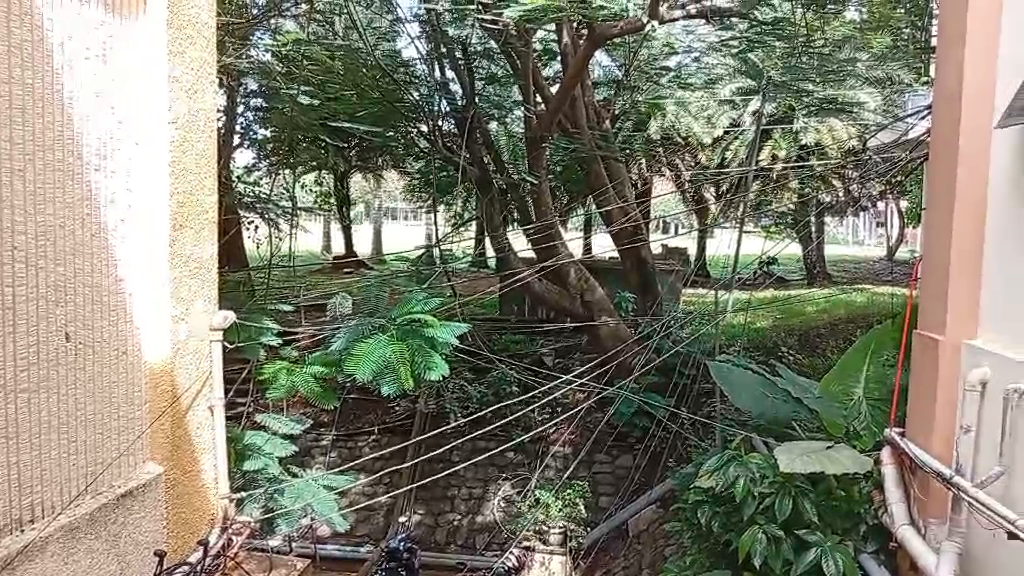
#> input picture frame 38 of CarlaJaneLagan-FinalExer2/my_test_video.mp4, 1024 x 576 px
$ python CarlaJaneLagan_Exer2.py
#> lines starting #> are read from the running program, lines starting #| are printed output that depends on the picture
import cv2
import numpy as np

def apply_moving_blur(input_path, output_path_hard, output_path_blend, kernel_size=21, blur_region_width=100):
#> called with input_path = 'my_test_video.mp4', output_path_hard = 'transformed_video_exer2.mp4', output_path_blend = 'transformed_video_exer2_smooth.mp4', kernel_size = 21, blur_region_width = 100
    cap = cv2.VideoCapture(input_path)
    if not cap.isOpened():
        print(f"Error: Cannot open {input_path}")
        return

    fps = cap.get(cv2.CAP_PROP_FPS)
    width = int(cap.get(cv2.CAP_PROP_FRAME_WIDTH))
    height = int(cap.get(cv2.CAP_PROP_FRAME_HEIGHT))
    total_frames = int(cap.get(cv2.CAP_PROP_FRAME_COUNT))

    fourcc = cv2.VideoWriter_fourcc(*'mp4v')
    out_hard = cv2.VideoWriter(output_path_hard, fourcc, fps, (width, height))
    out_blend = cv2.VideoWriter(output_path_blend, fourcc, fps, (width, height))

    for frame_idx in range(total_frames):
        ret, frame = cap.read()
        if not ret:
            break

        progress = frame_idx / total_frames
        cx = int(progress * width)

        half_w = blur_region_width // 2
        x_start = max(0, cx - half_w)
        x_end = min(width, cx + half_w)
        region_slice = slice(x_start, x_end)

        blurred = cv2.blur(frame, (kernel_size, kernel_size))

        # --- HARD CUT VERSION ---
        output_hard = frame.copy()
        output_hard[:, region_slice] = blurred[:, region_slice]
        out_hard.write(output_hard)

        # --- SMOOTH BLEND VERSION ---
        output_blend = frame.copy()
        alpha = np.zeros((height, x_end - x_start, 1), dtype=np.float32)
        for x in range(x_end - x_start):
            rel_x = x / (x_end - x_start)
            alpha[:, x, 0] = np.sin(rel_x * np.pi)  # sine from 0 to 1 to 0
        alpha = np.clip(alpha, 0, 1)
        alpha_3ch = np.repeat(alpha, 3, axis=2)

        blended = (blurred[:, region_slice] * alpha_3ch + frame[:, region_slice] * (1 - alpha_3ch)).astype(np.uint8)
        output_blend[:, region_slice] = blended
        out_blend.write(output_blend)
#> this loop made 31 passes
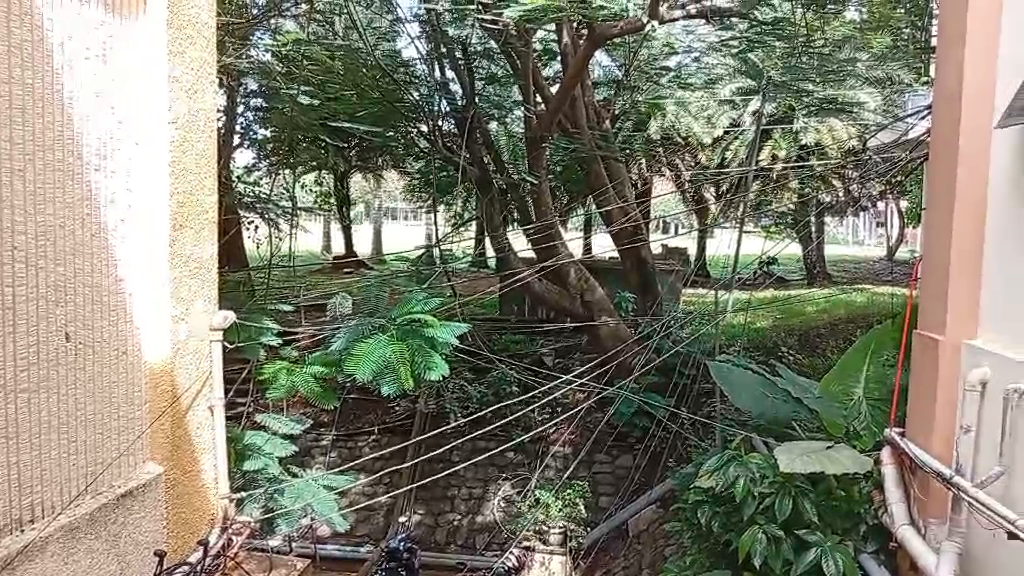
#> input picture frame 38 of CarlaJaneLagan-FinalExer2/my_test_video.mp4, 1024 x 576 px
#> pass 1, in apply_moving_blur, `blurred = cv2.blur(frame, (kernel_size, kernel_size))`:
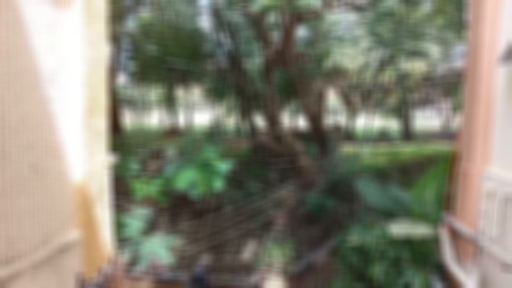
#> blurred: shape (576, 1024, 3) (shown at 1/2 size); mean B, G, R 114.4, 130, 131.8
#> pass 1, in apply_moving_blur, `blended = (blurred[:, region_slice] * alpha_3ch + frame[:, region_slic..`:
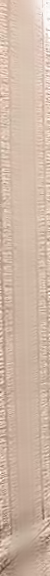
#> blended: shape (576, 50, 3); mean B, G, R 165.1, 182.2, 205.9
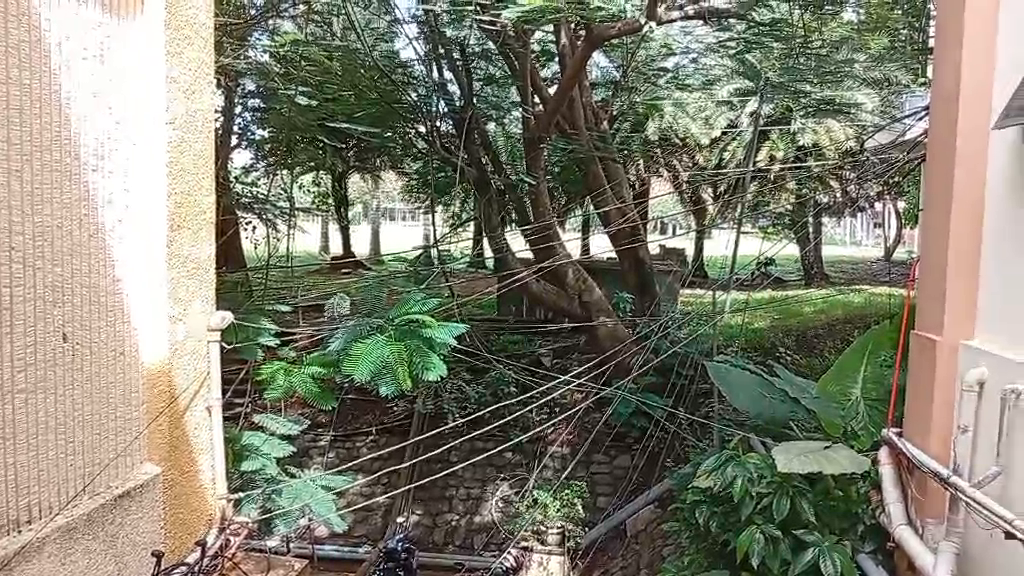
#> input picture frame 39 of CarlaJaneLagan-FinalExer2/my_test_video.mp4, 1024 x 576 px
#> pass 2, in apply_moving_blur, `blended = (blurred[:, region_slice] * alpha_3ch + frame[:, region_slic..`:
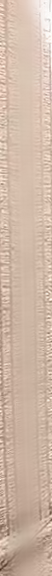
#> blended: shape (576, 52, 3); mean B, G, R 166.5, 183.4, 206.8
#> after the loop:
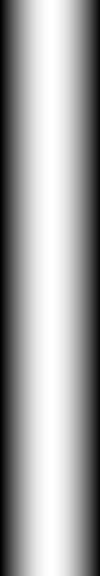
#> alpha: shape (576, 100, 1) float32; min 0, max 1, mean 0.637
#> after the loop:
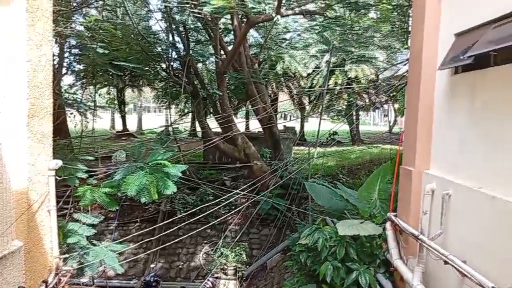
#> frame: shape (576, 1024, 3) (shown at 1/2 size); mean B, G, R 119.4, 133.9, 132.8
#> after the loop:
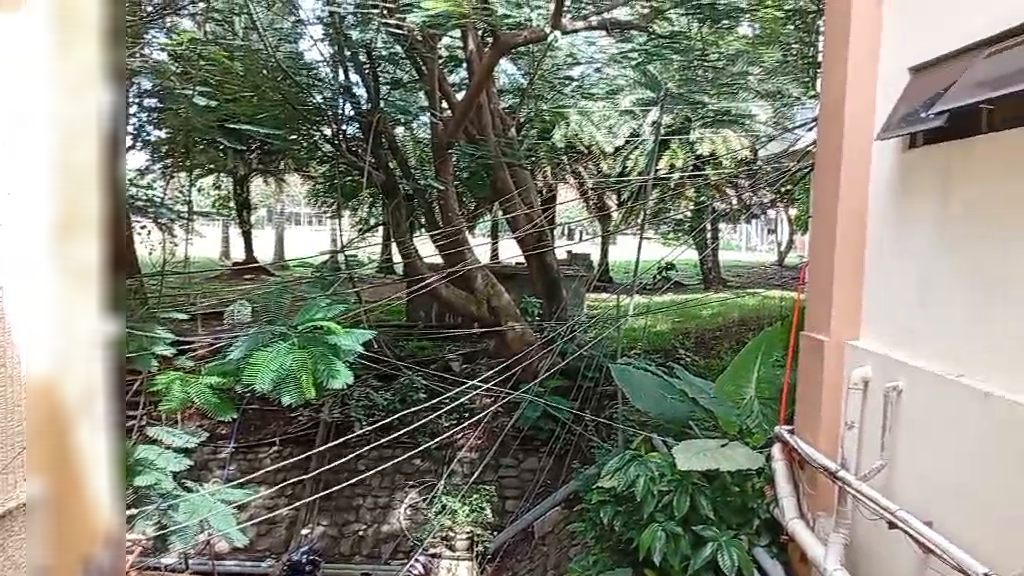
#> output_hard: shape (576, 1024, 3); mean B, G, R 119.5, 133.9, 132.8

    cap.release()
    out_hard.release()
    out_blend.release()
    print(f"Hard-cut output saved to: {output_path_hard}")
    print(f"Smooth-blend output saved to: {output_path_blend}")


input_path = 'my_test_video.mp4'
output_path_hard = 'transformed_video_exer2.mp4'
output_path_blend = 'transformed_video_exer2_smooth.mp4'
apply_moving_blur(input_path, output_path_hard, output_path_blend)

$ run again, starting later in the video
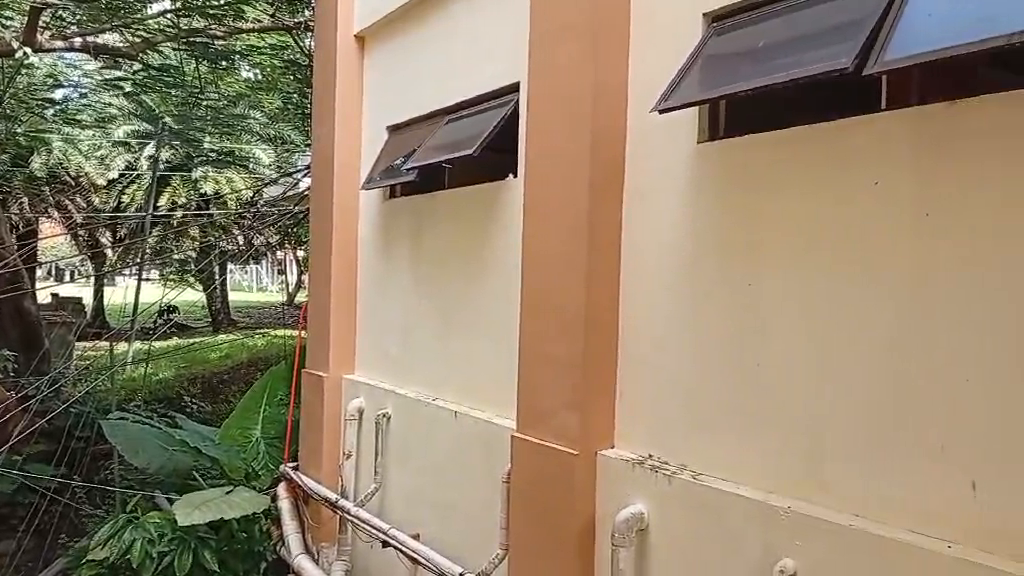
#> input picture frame 175 of CarlaJaneLagan-FinalExer2/my_test_video.mp4, 1024 x 576 px
#> the loop in apply_moving_blur, `for frame_idx in range(total_frames):` made 31 passes
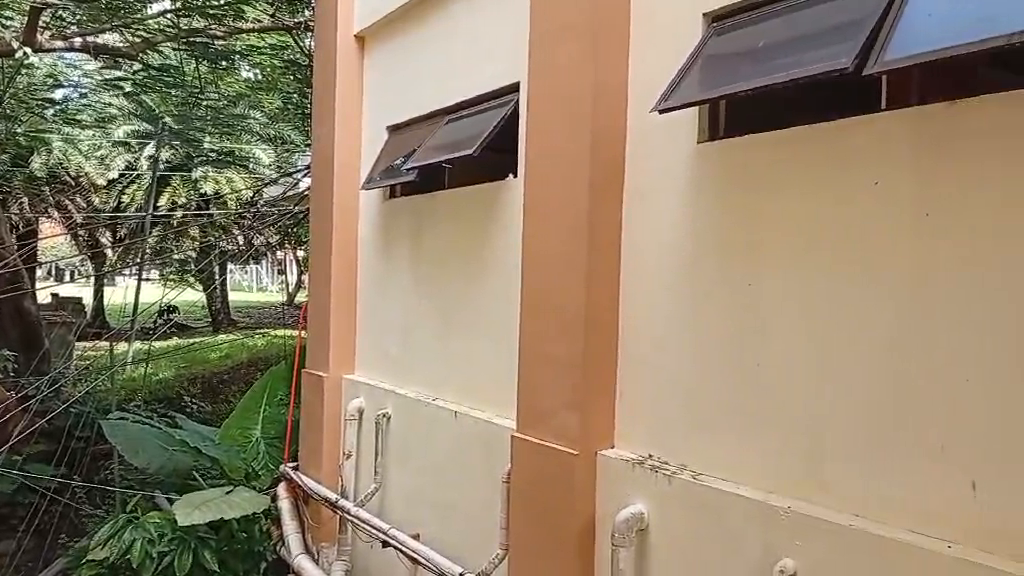
#> input picture frame 175 of CarlaJaneLagan-FinalExer2/my_test_video.mp4, 1024 x 576 px
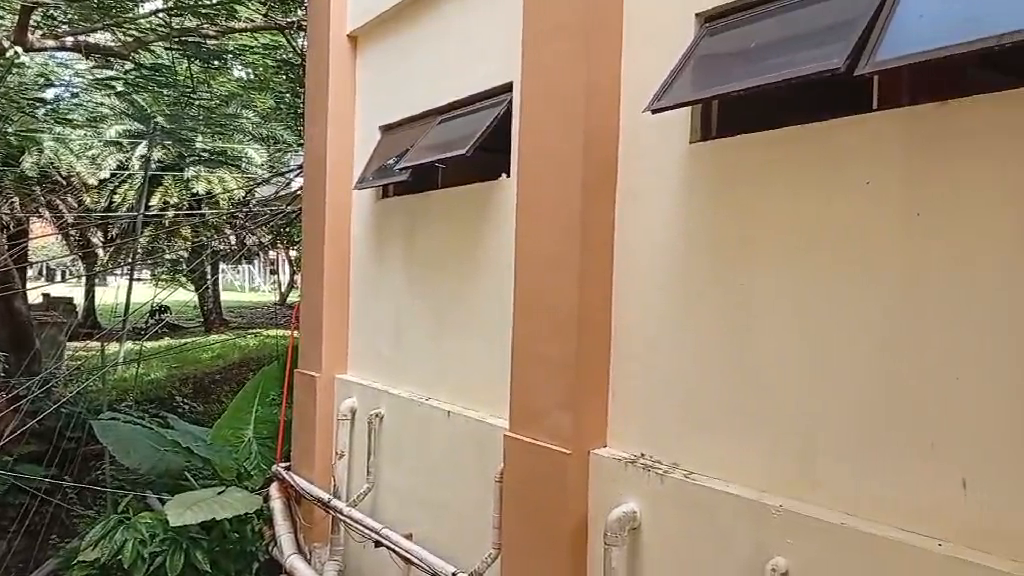
#> input picture frame 176 of CarlaJaneLagan-FinalExer2/my_test_video.mp4, 1024 x 576 px
#> after the loop in apply_moving_blur, `for frame_idx in range(total_frames):`:
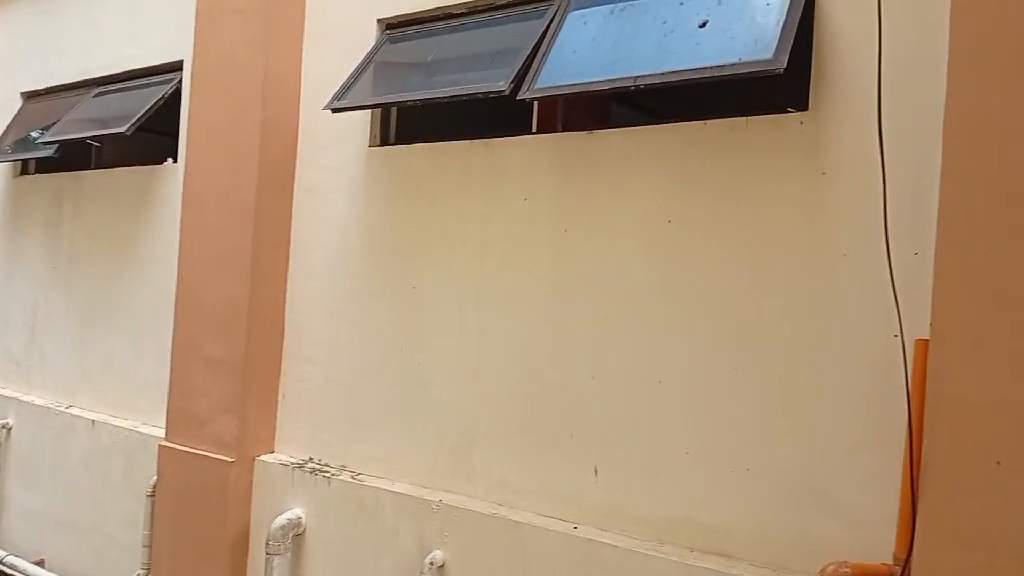
#> frame: shape (576, 1024, 3); mean B, G, R 122.8, 149.5, 174.1
